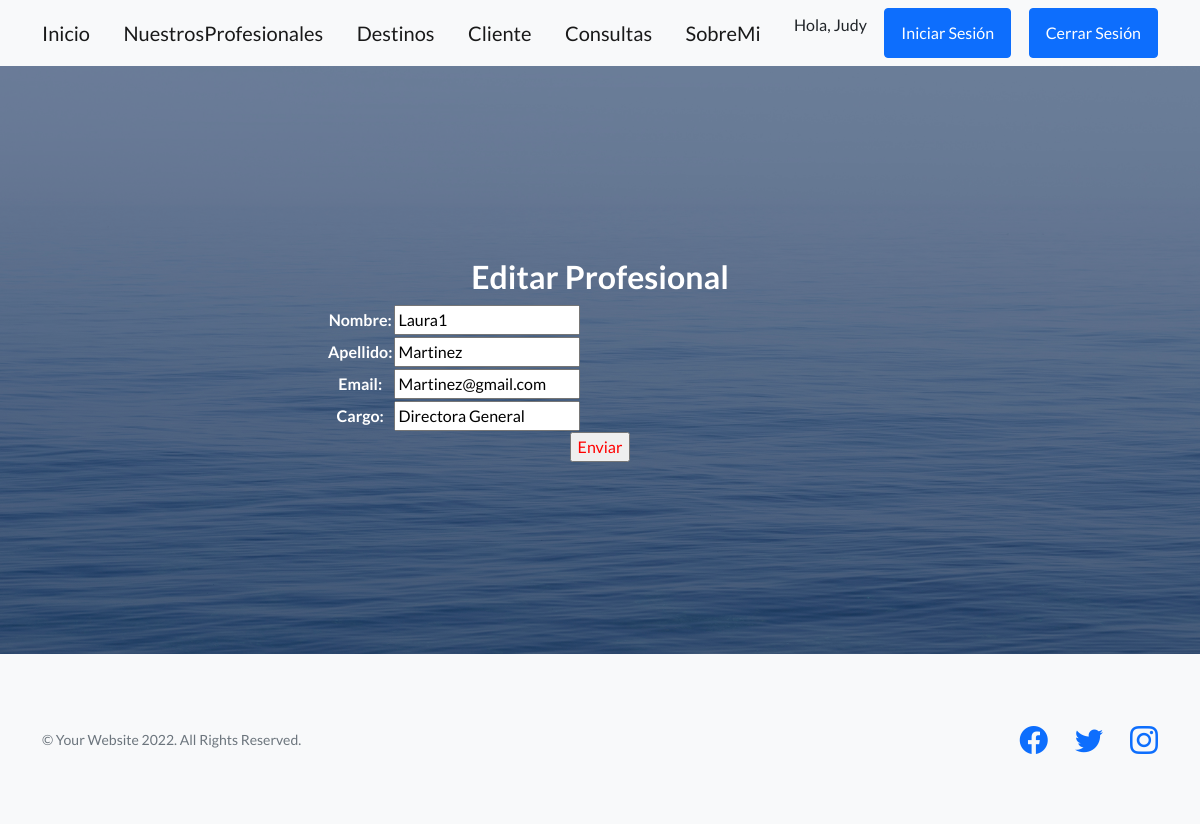
/Turismo/editarProfes/Laura1 (signed in), run on the app's committed database.
### Turismo/models.py (models this page shows, shortened)
class Profesionales(models.Model):
    nombre = models.CharField(max_length=40)
    apellido = models.CharField(max_length=40)
    email = models.EmailField()
    cargo = models.CharField(max_length=40, default="")
    class Meta:
        verbose_name_plural = "Profesionales"

### Turismo/views.py (the view)
# urls.py: path('editarProfes/<profesional_nombre>', views.editarProfesionales, name="EditarProfes"),
@login_required
def editarProfesionales(request, profesional_nombre):
    profesionales = Profesionales.objects.get(nombre = profesional_nombre)
    if request.method == "POST":
        miFormulario = ProfesionalesFormulario(request.POST)
        if miFormulario.is_valid():
            informacion = miFormulario.cleaned_data
            profesionales.nombre = informacion['nombre']
            profesionales.apellido = informacion['apellido']
            profesionales.email = informacion['email']
            profesionales.cargo = informacion['cargo']
            profesionales.save()
        return render(request, "Turismo/inicio.html")
    else:
            miFormulario = ProfesionalesFormulario(initial={'nombre':profesionales.nombre, 'apellido':profesionales.apellido,
                                                        'email':profesionales.email,'cargo':profesionales.cargo })
    return render(request,"Turismo/editarProfesionales.html", {'miFormulario':miFormulario, 'profesional_nombre':profesional_nombre})

### Turismo/forms.py
class ProfesionalesFormulario(forms.Form):
    nombre = forms.CharField()
    apellido = forms.CharField()
    email = forms.EmailField()
    cargo = forms.CharField()

### Turismo/templates/Turismo/editarProfesionales.html (shortened to what this page needs)
{% extends "Turismo/padre.html" %}
{% load static %}
{% block informacionQueCambia %}
<h2> Editar Profesional</h2>
<form action="" method="POST"> {%csrf_token%}
    <table>
        {{miFormulario.as_table}}
    </table>
    <input type="submit", value="Enviar", style="color:red">
</form>
{% endblock %}

### Turismo/templates/Turismo/padre.html (shortened to what this page needs)
<!DOCTYPE html>
<html lang="en">
    <head>
        {% load static %}
        <link href="https://cdn.jsdelivr.net/npm/bootstrap-icons@1.5.0/font/bootstrap-icons.css" rel="stylesheet" type="text/css" />
        <link href="{% static 'Turismo/css/styles.css' %}" rel="stylesheet" />
    </head>
    <body>
        <nav class="navbar navbar-light bg-light static-top">
            <div class="container">
                <a class="navbar-brand" href="{% url 'Inicio' %}">Inicio</a>
                <a class="navbar-brand" href="{% url 'ListaProfesionales' %}">NuestrosProfesionales</a>
                <a class="navbar-brand" href="{% url 'Destinos' %}">Destinos</a>
                <a class="navbar-brand" href="{% url 'Cliente' %}">Cliente</a>
                <a class="navbar-brand" href="{% url 'Consultas' %}">Consultas</a>
                <a class="navbar-brand" href="{% url 'Abautme' %}">SobreMi</a>
                <p>Hola, {{user.username}}</p>
                <a class="btn btn-primary" href="{% url 'Login' %}">Iniciar Sesión</a>
                {% if user.is_authenticated %}
                <a class="btn btn-primary" href="{% url 'Logout' %}">Cerrar Sesión</a>
                {% endif %}
            </div>
        </nav>
        <header class="masthead">
            <div class="container position-relative">
                <div class="row justify-content-center">
                    <div class="col-xl-6">
                        <div class="text-center text-white">
                            {% block informacionQueCambia %}
                            {% endblock %}
                        </div>
                    </div>
                </div>
            </div>
        </header>
        <footer class="footer bg-light">
            <div class="container">
                <div class="row">
                    <div class="col-lg-6 h-100 text-center text-lg-start my-auto">
                        <p class="text-muted small mb-4 mb-lg-0">&copy; Your Website 2022. All Rights Reserved.</p>
                    </div>
                    <div class="col-lg-6 h-100 text-center text-lg-end my-auto">
                        <ul class="list-inline mb-0">
                            <li class="list-inline-item me-4">
                                <a href="https://es-la.facebook.com/"><i class="bi-facebook fs-3"></i></a>
                            </li>
                            <li class="list-inline-item me-4">
                                <a href="https://twitter.com"><i class="bi-twitter fs-3"></i></a>
                            </li>
                            <li class="list-inline-item">
                                <a href="https://www.instagram.com"><i class="bi-instagram fs-3"></i></a>
                            </li>
                        </ul>
                    </div>
                </div>
            </div>
        </footer>
    </body>
</html>

### data on the page
Profesionales: nombre "Laura1", apellido "Martinez", email "Martinez@gmail.com", cargo "Directora General"

### other printed values
{{ user.username }} "Judy"
